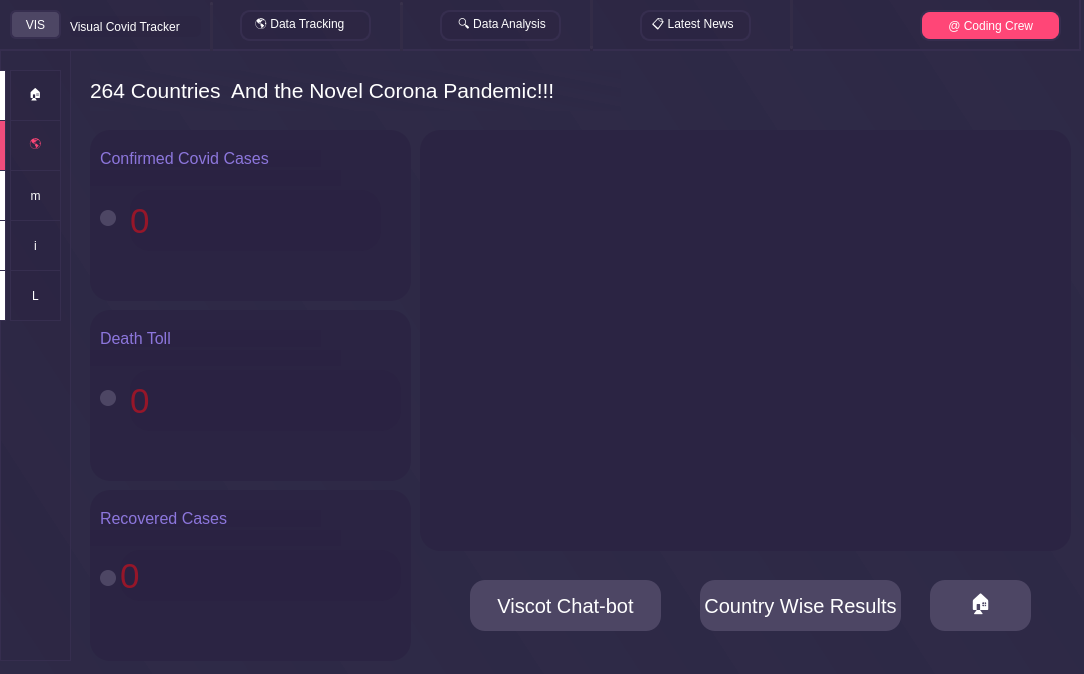
<?xml version="1.0" encoding="UTF-8"?>
<ui version="4.0">
 <class>MainWindow</class>
 <widget class="QMainWindow" name="MainWindow">
  <property name="geometry">
   <rect>
    <x>0</x>
    <y>0</y>
    <width>1084</width>
    <height>674</height>
   </rect>
  </property>
  <property name="windowTitle">
   <string>MainWindow</string>
  </property>
  <property name="styleSheet">
   <string notr="true">background-color: qlineargradient(spread:repeat, x1:0.845, y1:0.0625, x2:1, y2:0, stop:0  rgba(47, 42, 71, 255), stop:1  rgba(45, 41, 70, 255))

</string>
  </property>
  <widget class="QWidget" name="centralwidget">
   <widget class="QWidget" name="aas" native="true">
    <property name="geometry">
     <rect>
      <x>-10</x>
      <y>-10</y>
      <width>1091</width>
      <height>61</height>
     </rect>
    </property>
    <property name="styleSheet">
     <string notr="true">background-color: qlineargradient(spread:pad, x1:0, y1:0, x2:1, y2:0, stop:1 rgba(40, 33, 61, 50));
border:2px solid rgb(54, 46, 79)
</string>
    </property>
    <widget class="QPushButton" name="pushButton">
     <property name="geometry">
      <rect>
       <x>20</x>
       <y>20</y>
       <width>51</width>
       <height>29</height>
      </rect>
     </property>
     <property name="styleSheet">
      <string notr="true">color: rgb(255, 255, 255);
border-width: 2px;
border-radius:6px;
font: 75 9pt &quot;Ubuntu&quot;;
background-color: qlineargradient(spread:pad, x1:0, y1:0, x2:1, y2:0, stop:1 rgba(77, 70, 100, 255));
</string>
     </property>
     <property name="text">
      <string>VIS</string>
     </property>
    </widget>
    <widget class="QLabel" name="label">
     <property name="geometry">
      <rect>
       <x>80</x>
       <y>26</y>
       <width>131</width>
       <height>21</height>
      </rect>
     </property>
     <property name="styleSheet">
      <string notr="true">color: rgb(255, 255, 255);
border-width: 0px;
border-radius:6px;
font: 9pt &quot;Ubuntu&quot;;</string>
     </property>
     <property name="text">
      <string>Visual Covid Tracker</string>
     </property>
    </widget>
    <widget class="QLabel" name="label_2">
     <property name="geometry">
      <rect>
       <x>250</x>
       <y>20</y>
       <width>131</width>
       <height>31</height>
      </rect>
     </property>
     <property name="styleSheet">
      <string notr="true">color: rgb(255, 255, 255);
border-radius:10px;
font: 9pt &quot;Ubuntu&quot;;</string>
     </property>
     <property name="text">
      <string>   🌎 Data Tracking</string>
     </property>
    </widget>
    <widget class="QLabel" name="label_3">
     <property name="geometry">
      <rect>
       <x>450</x>
       <y>20</y>
       <width>121</width>
       <height>31</height>
      </rect>
     </property>
     <property name="styleSheet">
      <string notr="true">color: rgb(255, 255, 255);
border-radius:10px;
font: 9pt &quot;Ubuntu&quot;;</string>
     </property>
     <property name="text">
      <string>    🔍 Data Analysis</string>
     </property>
    </widget>
    <widget class="QLabel" name="label_4">
     <property name="geometry">
      <rect>
       <x>650</x>
       <y>20</y>
       <width>111</width>
       <height>31</height>
      </rect>
     </property>
     <property name="styleSheet">
      <string notr="true">color: rgb(255, 255, 255);
border-radius:10px;
font: 9pt &quot;Ubuntu&quot;;</string>
     </property>
     <property name="text">
      <string>  📋 Latest News</string>
     </property>
    </widget>
    <widget class="QLabel" name="label_5">
     <property name="geometry">
      <rect>
       <x>930</x>
       <y>20</y>
       <width>141</width>
       <height>31</height>
      </rect>
     </property>
     <property name="styleSheet">
      <string notr="true">border-radius:10px;
font: 9pt &quot;Ubuntu&quot;;
background-color: qlineargradient(spread:pad, x1:0, y1:0, x2:1, y2:0, stop:1 rgba(255, 70, 119, 255));
color: rgb(255, 255, 255);</string>
     </property>
     <property name="text">
      <string>       @ Coding Crew</string>
     </property>
    </widget>
    <widget class="Line" name="line">
     <property name="geometry">
      <rect>
       <x>220</x>
       <y>10</y>
       <width>3</width>
       <height>61</height>
      </rect>
     </property>
     <property name="styleSheet">
      <string notr="true">border-width: 5px;

border-color:qlineargradient(spread:pad, x1:0, y1:0, x2:1, y2:0, stop:1 rgba(97, 91, 117, 25));
background-color: qlineargradient(spread:pad, x1:0, y1:0, x2:1, y2:0, stop:1 rgba(40, 33, 61,255));
</string>
     </property>
     <property name="orientation">
      <enum>Qt::Vertical</enum>
     </property>
    </widget>
    <widget class="Line" name="line_2">
     <property name="geometry">
      <rect>
       <x>800</x>
       <y>0</y>
       <width>3</width>
       <height>61</height>
      </rect>
     </property>
     <property name="styleSheet">
      <string notr="true">border-width: 5px;

border-color:qlineargradient(spread:pad, x1:0, y1:0, x2:1, y2:0, stop:1 rgba(97, 91, 117, 25));
background-color: qlineargradient(spread:pad, x1:0, y1:0, x2:1, y2:0, stop:1 rgba(40, 33, 61,255));
</string>
     </property>
     <property name="orientation">
      <enum>Qt::Vertical</enum>
     </property>
    </widget>
    <widget class="Line" name="line_3">
     <property name="geometry">
      <rect>
       <x>600</x>
       <y>0</y>
       <width>3</width>
       <height>61</height>
      </rect>
     </property>
     <property name="styleSheet">
      <string notr="true">border-width: 5px;

border-color:qlineargradient(spread:pad, x1:0, y1:0, x2:1, y2:0, stop:1 rgba(97, 91, 117, 25));
background-color: qlineargradient(spread:pad, x1:0, y1:0, x2:1, y2:0, stop:1 rgba(40, 33, 61,255));
</string>
     </property>
     <property name="orientation">
      <enum>Qt::Vertical</enum>
     </property>
    </widget>
    <widget class="Line" name="line_4">
     <property name="geometry">
      <rect>
       <x>410</x>
       <y>10</y>
       <width>3</width>
       <height>61</height>
      </rect>
     </property>
     <property name="styleSheet">
      <string notr="true">border-width: 5px;

border-color:qlineargradient(spread:pad, x1:0, y1:0, x2:1, y2:0, stop:1 rgba(97, 91, 117, 25));
background-color: qlineargradient(spread:pad, x1:0, y1:0, x2:1, y2:0, stop:1 rgba(40, 33, 61,255));
</string>
     </property>
     <property name="orientation">
      <enum>Qt::Vertical</enum>
     </property>
    </widget>
   </widget>
   <widget class="QWidget" name="widget_2" native="true">
    <property name="geometry">
     <rect>
      <x>0</x>
      <y>50</y>
      <width>71</width>
      <height>611</height>
     </rect>
    </property>
    <property name="styleSheet">
     <string notr="true">background-color: qlineargradient(spread:pad, x1:0, y1:0, x2:1, y2:0, stop:1 rgba(40, 33, 61, 50));
border:1px solid rgb(54, 46, 79)
</string>
    </property>
    <widget class="QPushButton" name="hmb">
     <property name="geometry">
      <rect>
       <x>10</x>
       <y>20</y>
       <width>51</width>
       <height>51</height>
      </rect>
     </property>
     <property name="styleSheet">
      <string notr="true">color: rgb(255,255,255);
font: 75 20pt &quot;Ubuntu&quot;;
</string>
     </property>
     <property name="text">
      <string>🏠</string>
     </property>
    </widget>
    <widget class="QLabel" name="label_6">
     <property name="geometry">
      <rect>
       <x>-10</x>
       <y>20</y>
       <width>16</width>
       <height>51</height>
      </rect>
     </property>
     <property name="styleSheet">
      <string notr="true">background-color: qlineargradient(spread:pad, x1:0, y1:0, x2:1, y2:0, stop:1 rgba(255, 255, 255, 255));
</string>
     </property>
     <property name="text">
      <string/>
     </property>
    </widget>
    <widget class="QLabel" name="label_7">
     <property name="geometry">
      <rect>
       <x>-10</x>
       <y>120</y>
       <width>16</width>
       <height>51</height>
      </rect>
     </property>
     <property name="styleSheet">
      <string notr="true">background-color: qlineargradient(spread:pad, x1:0, y1:0, x2:1, y2:0, stop:1 rgba(255, 255, 255, 255));
</string>
     </property>
     <property name="text">
      <string/>
     </property>
    </widget>
    <widget class="QPushButton" name="pushButton_3">
     <property name="geometry">
      <rect>
       <x>10</x>
       <y>70</y>
       <width>51</width>
       <height>51</height>
      </rect>
     </property>
     <property name="toolTip">
      <string>&lt;html&gt;&lt;head/&gt;&lt;body&gt;&lt;p&gt;&lt;span style=&quot; font-weight:600;&quot;&gt;GLOBAL DATA&lt;/span&gt;&lt;/p&gt;&lt;/body&gt;&lt;/html&gt;</string>
     </property>
     <property name="styleSheet">
      <string notr="true">color: rgb(255, 69, 118);
font: 75 20pt &quot;Ubuntu&quot;;</string>
     </property>
     <property name="text">
      <string>🌎</string>
     </property>
    </widget>
    <widget class="QLabel" name="label_8">
     <property name="geometry">
      <rect>
       <x>-10</x>
       <y>170</y>
       <width>16</width>
       <height>51</height>
      </rect>
     </property>
     <property name="styleSheet">
      <string notr="true">background-color: qlineargradient(spread:pad, x1:0, y1:0, x2:1, y2:0, stop:1 rgba(255, 255, 255, 255));
</string>
     </property>
     <property name="text">
      <string/>
     </property>
    </widget>
    <widget class="QPushButton" name="bt">
     <property name="geometry">
      <rect>
       <x>10</x>
       <y>120</y>
       <width>51</width>
       <height>51</height>
      </rect>
     </property>
     <property name="styleSheet">
      <string notr="true">color: rgb(255,255,255);
font: 30pt &quot;Webdings&quot;;
</string>
     </property>
     <property name="text">
      <string>m</string>
     </property>
    </widget>
    <widget class="QLabel" name="label_9">
     <property name="geometry">
      <rect>
       <x>-10</x>
       <y>220</y>
       <width>16</width>
       <height>51</height>
      </rect>
     </property>
     <property name="styleSheet">
      <string notr="true">background-color: qlineargradient(spread:pad, x1:0, y1:0, x2:1, y2:0, stop:1 rgba(255, 255, 255, 255));
</string>
     </property>
     <property name="text">
      <string/>
     </property>
    </widget>
    <widget class="QPushButton" name="inn">
     <property name="geometry">
      <rect>
       <x>10</x>
       <y>170</y>
       <width>51</width>
       <height>51</height>
      </rect>
     </property>
     <property name="styleSheet">
      <string notr="true">color: rgb(255,255,255);
font: 28pt &quot;Webdings&quot;;
</string>
     </property>
     <property name="text">
      <string>i</string>
     </property>
    </widget>
    <widget class="QPushButton" name="cn">
     <property name="geometry">
      <rect>
       <x>10</x>
       <y>220</y>
       <width>51</width>
       <height>51</height>
      </rect>
     </property>
     <property name="toolTip">
      <string>&lt;html&gt;&lt;head/&gt;&lt;body&gt;&lt;p&gt;&lt;span style=&quot; font-weight:600;&quot;&gt;GLOBAL DATA&lt;/span&gt;&lt;/p&gt;&lt;/body&gt;&lt;/html&gt;</string>
     </property>
     <property name="styleSheet">
      <string notr="true">color: rgb(255,255,255);
font: 35pt &quot;Webdings&quot;;</string>
     </property>
     <property name="text">
      <string>L</string>
     </property>
    </widget>
    <widget class="QLabel" name="label_10">
     <property name="geometry">
      <rect>
       <x>-10</x>
       <y>70</y>
       <width>16</width>
       <height>51</height>
      </rect>
     </property>
     <property name="styleSheet">
      <string notr="true">background-color: qlineargradient(spread:pad, x1:0, y1:0, x2:1, y2:0, stop:1 rgba(240, 77, 124, 255));
</string>
     </property>
     <property name="text">
      <string/>
     </property>
    </widget>
    <zorder>cn</zorder>
    <zorder>hmb</zorder>
    <zorder>label_6</zorder>
    <zorder>label_7</zorder>
    <zorder>pushButton_3</zorder>
    <zorder>label_8</zorder>
    <zorder>bt</zorder>
    <zorder>label_9</zorder>
    <zorder>inn</zorder>
    <zorder>label_10</zorder>
   </widget>
   <widget class="QLabel" name="label_12">
    <property name="geometry">
     <rect>
      <x>90</x>
      <y>70</y>
      <width>531</width>
      <height>41</height>
     </rect>
    </property>
    <property name="font">
     <font>
      <family>Ubuntu</family>
      <pointsize>16</pointsize>
      <weight>9</weight>
      <italic>false</italic>
      <bold>false</bold>
     </font>
    </property>
    <property name="styleSheet">
     <string notr="true">font: 75 16pt &quot;Ubuntu&quot;;
color: rgb(255, 255, 255);</string>
    </property>
    <property name="text">
     <string>264 Countries  And the Novel Corona Pandemic!!!</string>
    </property>
   </widget>
   <widget class="QWidget" name="wid1" native="true">
    <property name="geometry">
     <rect>
      <x>90</x>
      <y>130</y>
      <width>321</width>
      <height>171</height>
     </rect>
    </property>
    <property name="styleSheet">
     <string notr="true">border-width:2px;
border-radius:20px;
background-color: qlineargradient(spread:pad, x1:0, y1:0, x2:1, y2:0, stop:1 rgba(40, 33, 64, 150));
</string>
    </property>
    <widget class="QLabel" name="label_13">
     <property name="geometry">
      <rect>
       <x>10</x>
       <y>20</y>
       <width>221</width>
       <height>17</height>
      </rect>
     </property>
     <property name="font">
      <font>
       <family>Ubuntu</family>
       <pointsize>12</pointsize>
       <weight>9</weight>
       <italic>false</italic>
       <bold>false</bold>
      </font>
     </property>
     <property name="styleSheet">
      <string notr="true">font: 75 12pt &quot;Ubuntu&quot;;
color: rgb(140, 118, 220)</string>
     </property>
     <property name="text">
      <string>Confirmed Covid Cases</string>
     </property>
    </widget>
    <widget class="Line" name="line_5">
     <property name="geometry">
      <rect>
       <x>0</x>
       <y>40</y>
       <width>251</width>
       <height>16</height>
      </rect>
     </property>
     <property name="orientation">
      <enum>Qt::Horizontal</enum>
     </property>
    </widget>
    <widget class="QPushButton" name="pushButton_7">
     <property name="geometry">
      <rect>
       <x>10</x>
       <y>80</y>
       <width>16</width>
       <height>16</height>
      </rect>
     </property>
     <property name="styleSheet">
      <string notr="true">border-width: 2px;
border-radius:8px;
font: 75 9pt &quot;Ubuntu&quot;;
background-color: qlineargradient(spread:pad, x1:0, y1:0, x2:1, y2:0, stop:1 rgba(77, 70, 100, 255));
</string>
     </property>
     <property name="text">
      <string/>
     </property>
    </widget>
    <widget class="QLabel" name="confirmed">
     <property name="geometry">
      <rect>
       <x>40</x>
       <y>60</y>
       <width>251</width>
       <height>61</height>
      </rect>
     </property>
     <property name="font">
      <font>
       <family>Ubuntu</family>
       <pointsize>26</pointsize>
       <weight>7</weight>
       <italic>false</italic>
       <bold>false</bold>
      </font>
     </property>
     <property name="styleSheet">
      <string notr="true">font: 57 26pt &quot;Ubuntu&quot;;
color: rgb(150, 22, 41);</string>
     </property>
     <property name="text">
      <string>0</string>
     </property>
    </widget>
   </widget>
   <widget class="QWidget" name="widget" native="true">
    <property name="geometry">
     <rect>
      <x>420</x>
      <y>130</y>
      <width>651</width>
      <height>421</height>
     </rect>
    </property>
    <property name="styleSheet">
     <string notr="true">border-width:2px;
border-radius:20px;
background-color: qlineargradient(spread:pad, x1:0, y1:0, x2:1, y2:0, stop:1 rgba(40, 33, 64, 150));
</string>
    </property>
   </widget>
   <widget class="QWidget" name="wid1_2" native="true">
    <property name="geometry">
     <rect>
      <x>90</x>
      <y>310</y>
      <width>321</width>
      <height>171</height>
     </rect>
    </property>
    <property name="styleSheet">
     <string notr="true">border-width:2px;
border-radius:20px;
background-color: qlineargradient(spread:pad, x1:0, y1:0, x2:1, y2:0, stop:1 rgba(40, 33, 64, 150));
</string>
    </property>
    <widget class="QLabel" name="label_15">
     <property name="geometry">
      <rect>
       <x>10</x>
       <y>20</y>
       <width>221</width>
       <height>17</height>
      </rect>
     </property>
     <property name="font">
      <font>
       <family>Ubuntu</family>
       <pointsize>12</pointsize>
       <weight>9</weight>
       <italic>false</italic>
       <bold>false</bold>
      </font>
     </property>
     <property name="styleSheet">
      <string notr="true">font: 75 12pt &quot;Ubuntu&quot;;
color: rgb(140, 118, 220)</string>
     </property>
     <property name="text">
      <string>Death Toll</string>
     </property>
    </widget>
    <widget class="Line" name="line_7">
     <property name="geometry">
      <rect>
       <x>0</x>
       <y>40</y>
       <width>251</width>
       <height>16</height>
      </rect>
     </property>
     <property name="orientation">
      <enum>Qt::Horizontal</enum>
     </property>
    </widget>
    <widget class="QPushButton" name="pushButton_9">
     <property name="geometry">
      <rect>
       <x>10</x>
       <y>80</y>
       <width>16</width>
       <height>16</height>
      </rect>
     </property>
     <property name="styleSheet">
      <string notr="true">border-width: 2px;
border-radius:8px;
font: 75 9pt &quot;Ubuntu&quot;;
background-color: qlineargradient(spread:pad, x1:0, y1:0, x2:1, y2:0, stop:1 rgba(77, 70, 100, 255));
</string>
     </property>
     <property name="text">
      <string/>
     </property>
    </widget>
    <widget class="QLabel" name="death">
     <property name="geometry">
      <rect>
       <x>40</x>
       <y>60</y>
       <width>271</width>
       <height>61</height>
      </rect>
     </property>
     <property name="font">
      <font>
       <family>Ubuntu</family>
       <pointsize>26</pointsize>
       <weight>7</weight>
       <italic>false</italic>
       <bold>false</bold>
      </font>
     </property>
     <property name="styleSheet">
      <string notr="true">font: 57 26pt &quot;Ubuntu&quot;;
color: rgb(150, 22, 41);</string>
     </property>
     <property name="text">
      <string>0</string>
     </property>
    </widget>
   </widget>
   <widget class="QWidget" name="wid1_3" native="true">
    <property name="geometry">
     <rect>
      <x>90</x>
      <y>490</y>
      <width>321</width>
      <height>171</height>
     </rect>
    </property>
    <property name="styleSheet">
     <string notr="true">border-width:2px;
border-radius:20px;
background-color: qlineargradient(spread:pad, x1:0, y1:0, x2:1, y2:0, stop:1 rgba(40, 33, 64, 150));
</string>
    </property>
    <widget class="QLabel" name="label_16">
     <property name="geometry">
      <rect>
       <x>10</x>
       <y>20</y>
       <width>221</width>
       <height>17</height>
      </rect>
     </property>
     <property name="font">
      <font>
       <family>Ubuntu</family>
       <pointsize>12</pointsize>
       <weight>9</weight>
       <italic>false</italic>
       <bold>false</bold>
      </font>
     </property>
     <property name="styleSheet">
      <string notr="true">font: 75 12pt &quot;Ubuntu&quot;;
color: rgb(140, 118, 220)</string>
     </property>
     <property name="text">
      <string>Recovered Cases</string>
     </property>
    </widget>
    <widget class="Line" name="line_8">
     <property name="geometry">
      <rect>
       <x>0</x>
       <y>40</y>
       <width>251</width>
       <height>16</height>
      </rect>
     </property>
     <property name="orientation">
      <enum>Qt::Horizontal</enum>
     </property>
    </widget>
    <widget class="QPushButton" name="pushButton_10">
     <property name="geometry">
      <rect>
       <x>10</x>
       <y>80</y>
       <width>16</width>
       <height>16</height>
      </rect>
     </property>
     <property name="styleSheet">
      <string notr="true">border-width: 2px;
border-radius:8px;
font: 75 9pt &quot;Ubuntu&quot;;
background-color: qlineargradient(spread:pad, x1:0, y1:0, x2:1, y2:0, stop:1 rgba(77, 70, 100, 255));
</string>
     </property>
     <property name="text">
      <string/>
     </property>
    </widget>
    <widget class="QLabel" name="recovered">
     <property name="geometry">
      <rect>
       <x>30</x>
       <y>60</y>
       <width>281</width>
       <height>51</height>
      </rect>
     </property>
     <property name="font">
      <font>
       <family>Ubuntu</family>
       <pointsize>26</pointsize>
       <weight>7</weight>
       <italic>false</italic>
       <bold>false</bold>
      </font>
     </property>
     <property name="styleSheet">
      <string notr="true">font: 57 26pt &quot;Ubuntu&quot;;
color: rgb(150, 22, 41);</string>
     </property>
     <property name="text">
      <string>0</string>
     </property>
    </widget>
   </widget>
   <widget class="QPushButton" name="cc">
    <property name="geometry">
     <rect>
      <x>470</x>
      <y>580</y>
      <width>191</width>
      <height>51</height>
     </rect>
    </property>
    <property name="font">
     <font>
      <family>Ubuntu</family>
      <pointsize>15</pointsize>
      <weight>9</weight>
      <italic>false</italic>
      <bold>false</bold>
     </font>
    </property>
    <property name="styleSheet">
     <string notr="true">color: rgb(255, 255, 255);
border-width: 2px;
border-radius:15px;
font: 75 15pt &quot;Ubuntu&quot;;
background-color: qlineargradient(spread:pad, x1:0, y1:0, x2:1, y2:0, stop:1 rgba(77, 70, 100, 255));
</string>
    </property>
    <property name="text">
     <string>Viscot Chat-bot</string>
    </property>
   </widget>
   <widget class="QPushButton" name="cp">
    <property name="geometry">
     <rect>
      <x>700</x>
      <y>580</y>
      <width>201</width>
      <height>51</height>
     </rect>
    </property>
    <property name="font">
     <font>
      <family>Ubuntu</family>
      <pointsize>15</pointsize>
      <weight>9</weight>
      <italic>false</italic>
      <bold>false</bold>
     </font>
    </property>
    <property name="styleSheet">
     <string notr="true">color: rgb(255, 255, 255);
border-width: 2px;
border-radius:15px;
font: 75 15pt &quot;Ubuntu&quot;;
background-color: qlineargradient(spread:pad, x1:0, y1:0, x2:1, y2:0, stop:1 rgba(77, 70, 100, 255));
</string>
    </property>
    <property name="text">
     <string>Country Wise Results</string>
    </property>
   </widget>
   <widget class="QPushButton" name="cp_2">
    <property name="geometry">
     <rect>
      <x>930</x>
      <y>580</y>
      <width>101</width>
      <height>51</height>
     </rect>
    </property>
    <property name="font">
     <font>
      <family>Ubuntu</family>
      <pointsize>15</pointsize>
      <weight>9</weight>
      <italic>false</italic>
      <bold>false</bold>
     </font>
    </property>
    <property name="styleSheet">
     <string notr="true">color: rgb(255, 255, 255);
border-width: 2px;
border-radius:15px;
font: 75 15pt &quot;Ubuntu&quot;;
background-color: qlineargradient(spread:pad, x1:0, y1:0, x2:1, y2:0, stop:1 rgba(77, 70, 100, 255));
</string>
    </property>
    <property name="text">
     <string>🏠</string>
    </property>
   </widget>
  </widget>
 </widget>
 <resources/>
 <connections/>
</ui>
